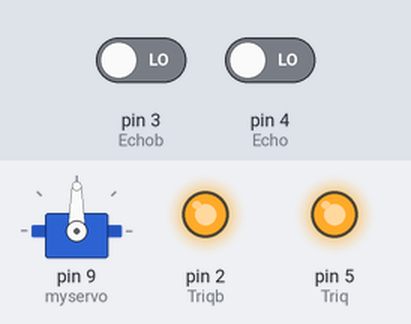
Bench run of a sketch on a simulated Arduino Uno, built with avr-gcc and run on an emulated ATmega328P. On the bench: servo, output pins drawn as LEDs (lit = HIGH). Inputs (shaded band) come from the test bench; at power-on: pin 3 (Echob) LOW, pin 4 (Echo) LOW.

Above: at 0.1 s.
At 2.1 s:
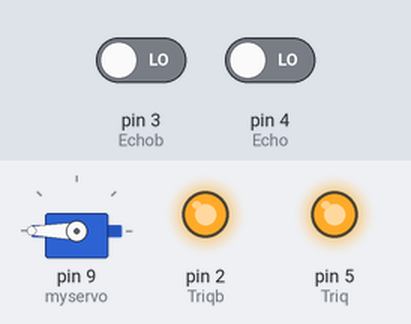
Timing chart, 0 to 3.6 s (numbered marks = the images above):
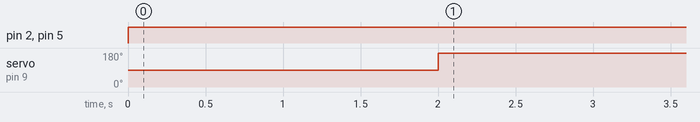

The sketch:

garage.ino
```cpp
/*车库程序*/
#include <Servo.h>
#define Triq 5
#define Echo 4
#define Triqb 2
#define Echob 3
float distance;
float distanceb;
Servo myservo;
int i=0;

void setup()
{
  pinMode(Triq, OUTPUT);
  pinMode(Echo, INPUT);
  pinMode(Triqb, OUTPUT);
  pinMode(Echob, INPUT);

  Serial.begin(9600);
  myservo.attach(9);
}

void loop()
{
  digitalWrite(Triq, LOW);
  delayMicroseconds(2);
  digitalWrite(Triq, HIGH);
  delayMicroseconds(10);
  digitalWrite(Triqb, LOW);
  delayMicroseconds(2);
  digitalWrite(Triqb, HIGH);
  delayMicroseconds(10);

  distance=pulseIn(Echo, HIGH);
  distance=distance * 0.018;
  distanceb=pulseIn(Echob, HIGH);
  distanceb=distanceb * 0.018;

  if(distance<20||distanceb<20)
   {
    myservo.write(180);
    delay(4000);
    int i=0;
   }
  else
  {
    myservo.write(90);
    for(i=0;i<1;i++)
    delay(200);
  }
}
```

Measured:
- by itself, pin 2 (Triqb), pin 5 (Triq): LOW → HIGH at 0.00 s
- by itself, servo on pin 9 (myservo): 90° → 180° at 2.0 s
